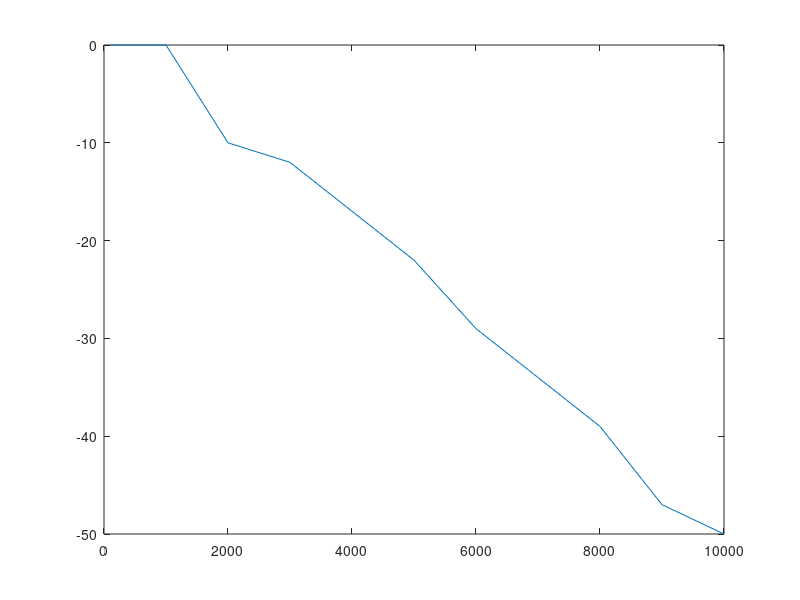

MATLAB code to generate this figure:
%% Hearing aid problem 
clear, clc, close all

T = 1/22.05e3;     % sampling time in seconds
f = 1e3*[0.1 0.5 1 2 3 4 5 6 7 8 9 10]; % in Hz
A = [0 0 0 -10 -12 -17 -22 -29 -34 -39 -47 -50]; % in dB

figure, plot(f, A)


%%
